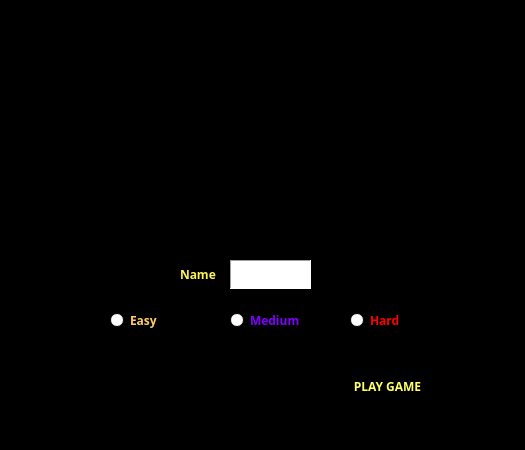
<?xml version="1.0" encoding="UTF-8"?>
<ui version="4.0">
 <class>Options</class>
 <widget class="QWidget" name="Options">
  <property name="windowModality">
   <enum>Qt::NonModal</enum>
  </property>
  <property name="enabled">
   <bool>true</bool>
  </property>
  <property name="geometry">
   <rect>
    <x>0</x>
    <y>0</y>
    <width>525</width>
    <height>450</height>
   </rect>
  </property>
  <property name="minimumSize">
   <size>
    <width>525</width>
    <height>450</height>
   </size>
  </property>
  <property name="maximumSize">
   <size>
    <width>525</width>
    <height>450</height>
   </size>
  </property>
  <property name="palette">
   <palette>
    <active>
     <colorrole role="Base">
      <brush brushstyle="SolidPattern">
       <color alpha="255">
        <red>255</red>
        <green>255</green>
        <blue>255</blue>
       </color>
      </brush>
     </colorrole>
     <colorrole role="Window">
      <brush brushstyle="SolidPattern">
       <color alpha="255">
        <red>0</red>
        <green>0</green>
        <blue>0</blue>
       </color>
      </brush>
     </colorrole>
    </active>
    <inactive>
     <colorrole role="Base">
      <brush brushstyle="SolidPattern">
       <color alpha="255">
        <red>255</red>
        <green>255</green>
        <blue>255</blue>
       </color>
      </brush>
     </colorrole>
     <colorrole role="Window">
      <brush brushstyle="SolidPattern">
       <color alpha="255">
        <red>0</red>
        <green>0</green>
        <blue>0</blue>
       </color>
      </brush>
     </colorrole>
    </inactive>
    <disabled>
     <colorrole role="Base">
      <brush brushstyle="SolidPattern">
       <color alpha="255">
        <red>0</red>
        <green>0</green>
        <blue>0</blue>
       </color>
      </brush>
     </colorrole>
     <colorrole role="Window">
      <brush brushstyle="SolidPattern">
       <color alpha="255">
        <red>0</red>
        <green>0</green>
        <blue>0</blue>
       </color>
      </brush>
     </colorrole>
    </disabled>
   </palette>
  </property>
  <property name="windowTitle">
   <string>Pacman</string>
  </property>
  <widget class="QPlainTextEdit" name="nameText">
   <property name="geometry">
    <rect>
     <x>230</x>
     <y>260</y>
     <width>81</width>
     <height>29</height>
    </rect>
   </property>
   <property name="frameShape">
    <enum>QFrame::Panel</enum>
   </property>
   <property name="lineWrapMode">
    <enum>QPlainTextEdit::NoWrap</enum>
   </property>
   <property name="tabStopWidth">
    <number>9</number>
   </property>
   <property name="maximumBlockCount">
    <number>9</number>
   </property>
  </widget>
  <widget class="QRadioButton" name="easyButton">
   <property name="geometry">
    <rect>
     <x>110</x>
     <y>310</y>
     <width>102</width>
     <height>20</height>
    </rect>
   </property>
   <property name="palette">
    <palette>
     <active>
      <colorrole role="WindowText">
       <brush brushstyle="SolidPattern">
        <color alpha="255">
         <red>255</red>
         <green>204</green>
         <blue>102</blue>
        </color>
       </brush>
      </colorrole>
     </active>
     <inactive>
      <colorrole role="WindowText">
       <brush brushstyle="SolidPattern">
        <color alpha="255">
         <red>255</red>
         <green>204</green>
         <blue>102</blue>
        </color>
       </brush>
      </colorrole>
     </inactive>
     <disabled>
      <colorrole role="WindowText">
       <brush brushstyle="SolidPattern">
        <color alpha="255">
         <red>127</red>
         <green>127</green>
         <blue>127</blue>
        </color>
       </brush>
      </colorrole>
     </disabled>
    </palette>
   </property>
   <property name="font">
    <font>
     <family>Arial Black</family>
     <weight>75</weight>
     <bold>true</bold>
    </font>
   </property>
   <property name="text">
    <string>Easy </string>
   </property>
  </widget>
  <widget class="QRadioButton" name="mediumButton">
   <property name="geometry">
    <rect>
     <x>230</x>
     <y>310</y>
     <width>102</width>
     <height>20</height>
    </rect>
   </property>
   <property name="palette">
    <palette>
     <active>
      <colorrole role="WindowText">
       <brush brushstyle="SolidPattern">
        <color alpha="255">
         <red>128</red>
         <green>0</green>
         <blue>255</blue>
        </color>
       </brush>
      </colorrole>
     </active>
     <inactive>
      <colorrole role="WindowText">
       <brush brushstyle="SolidPattern">
        <color alpha="255">
         <red>128</red>
         <green>0</green>
         <blue>255</blue>
        </color>
       </brush>
      </colorrole>
     </inactive>
     <disabled>
      <colorrole role="WindowText">
       <brush brushstyle="SolidPattern">
        <color alpha="255">
         <red>127</red>
         <green>127</green>
         <blue>127</blue>
        </color>
       </brush>
      </colorrole>
     </disabled>
    </palette>
   </property>
   <property name="font">
    <font>
     <family>Arial Black</family>
     <weight>75</weight>
     <bold>true</bold>
    </font>
   </property>
   <property name="text">
    <string>Medium </string>
   </property>
  </widget>
  <widget class="QRadioButton" name="hardButton">
   <property name="geometry">
    <rect>
     <x>350</x>
     <y>310</y>
     <width>102</width>
     <height>20</height>
    </rect>
   </property>
   <property name="palette">
    <palette>
     <active>
      <colorrole role="WindowText">
       <brush brushstyle="SolidPattern">
        <color alpha="255">
         <red>255</red>
         <green>0</green>
         <blue>0</blue>
        </color>
       </brush>
      </colorrole>
     </active>
     <inactive>
      <colorrole role="WindowText">
       <brush brushstyle="SolidPattern">
        <color alpha="255">
         <red>255</red>
         <green>0</green>
         <blue>0</blue>
        </color>
       </brush>
      </colorrole>
     </inactive>
     <disabled>
      <colorrole role="WindowText">
       <brush brushstyle="SolidPattern">
        <color alpha="255">
         <red>127</red>
         <green>127</green>
         <blue>127</blue>
        </color>
       </brush>
      </colorrole>
     </disabled>
    </palette>
   </property>
   <property name="font">
    <font>
     <family>Arial Black</family>
     <weight>75</weight>
     <bold>true</bold>
    </font>
   </property>
   <property name="text">
    <string>Hard</string>
   </property>
  </widget>
  <widget class="QPushButton" name="startButton">
   <property name="geometry">
    <rect>
     <x>330</x>
     <y>370</y>
     <width>115</width>
     <height>32</height>
    </rect>
   </property>
   <property name="palette">
    <palette>
     <active>
      <colorrole role="WindowText">
       <brush brushstyle="SolidPattern">
        <color alpha="255">
         <red>0</red>
         <green>0</green>
         <blue>0</blue>
        </color>
       </brush>
      </colorrole>
      <colorrole role="Button">
       <brush brushstyle="SolidPattern">
        <color alpha="255">
         <red>0</red>
         <green>0</green>
         <blue>0</blue>
        </color>
       </brush>
      </colorrole>
      <colorrole role="ButtonText">
       <brush brushstyle="SolidPattern">
        <color alpha="255">
         <red>255</red>
         <green>255</green>
         <blue>102</blue>
        </color>
       </brush>
      </colorrole>
     </active>
     <inactive>
      <colorrole role="WindowText">
       <brush brushstyle="SolidPattern">
        <color alpha="255">
         <red>0</red>
         <green>0</green>
         <blue>0</blue>
        </color>
       </brush>
      </colorrole>
      <colorrole role="Button">
       <brush brushstyle="SolidPattern">
        <color alpha="255">
         <red>0</red>
         <green>0</green>
         <blue>0</blue>
        </color>
       </brush>
      </colorrole>
      <colorrole role="ButtonText">
       <brush brushstyle="SolidPattern">
        <color alpha="255">
         <red>255</red>
         <green>255</green>
         <blue>102</blue>
        </color>
       </brush>
      </colorrole>
     </inactive>
     <disabled>
      <colorrole role="WindowText">
       <brush brushstyle="SolidPattern">
        <color alpha="255">
         <red>127</red>
         <green>127</green>
         <blue>127</blue>
        </color>
       </brush>
      </colorrole>
      <colorrole role="Button">
       <brush brushstyle="SolidPattern">
        <color alpha="255">
         <red>0</red>
         <green>0</green>
         <blue>0</blue>
        </color>
       </brush>
      </colorrole>
      <colorrole role="ButtonText">
       <brush brushstyle="SolidPattern">
        <color alpha="255">
         <red>148</red>
         <green>148</green>
         <blue>148</blue>
        </color>
       </brush>
      </colorrole>
     </disabled>
    </palette>
   </property>
   <property name="font">
    <font>
     <family>Arial Black</family>
     <weight>75</weight>
     <bold>true</bold>
    </font>
   </property>
   <property name="text">
    <string>PLAY GAME</string>
   </property>
   <property name="icon">
    <iconset resource="Images.qrc">
     <normaloff>:/images/dot.png</normaloff>:/images/dot.png</iconset>
   </property>
   <property name="autoDefault">
    <bool>false</bool>
   </property>
   <property name="default">
    <bool>false</bool>
   </property>
   <property name="flat">
    <bool>true</bool>
   </property>
  </widget>
  <widget class="QLabel" name="label">
   <property name="geometry">
    <rect>
     <x>180</x>
     <y>260</y>
     <width>71</width>
     <height>29</height>
    </rect>
   </property>
   <property name="palette">
    <palette>
     <active>
      <colorrole role="WindowText">
       <brush brushstyle="SolidPattern">
        <color alpha="255">
         <red>255</red>
         <green>244</green>
         <blue>82</blue>
        </color>
       </brush>
      </colorrole>
     </active>
     <inactive>
      <colorrole role="WindowText">
       <brush brushstyle="SolidPattern">
        <color alpha="255">
         <red>255</red>
         <green>244</green>
         <blue>82</blue>
        </color>
       </brush>
      </colorrole>
     </inactive>
     <disabled>
      <colorrole role="WindowText">
       <brush brushstyle="SolidPattern">
        <color alpha="255">
         <red>127</red>
         <green>127</green>
         <blue>127</blue>
        </color>
       </brush>
      </colorrole>
     </disabled>
    </palette>
   </property>
   <property name="font">
    <font>
     <family>Arial Black</family>
     <weight>75</weight>
     <bold>true</bold>
    </font>
   </property>
   <property name="frameShape">
    <enum>QFrame::NoFrame</enum>
   </property>
   <property name="frameShadow">
    <enum>QFrame::Plain</enum>
   </property>
   <property name="text">
    <string>Name</string>
   </property>
   <property name="textFormat">
    <enum>Qt::AutoText</enum>
   </property>
   <property name="scaledContents">
    <bool>false</bool>
   </property>
   <property name="margin">
    <number>2</number>
   </property>
  </widget>
  <widget class="QLabel" name="label_2">
   <property name="geometry">
    <rect>
     <x>270</x>
     <y>350</y>
     <width>41</width>
     <height>61</height>
    </rect>
   </property>
   <property name="text">
    <string/>
   </property>
   <property name="pixmap">
    <pixmap resource="Images.qrc">:/images/pacright2.png</pixmap>
   </property>
  </widget>
  <widget class="QLabel" name="label_3">
   <property name="geometry">
    <rect>
     <x>0</x>
     <y>10</y>
     <width>531</width>
     <height>161</height>
    </rect>
   </property>
   <property name="text">
    <string/>
   </property>
   <property name="pixmap">
    <pixmap resource="Images.qrc">:/images/paclogo.png</pixmap>
   </property>
  </widget>
  <widget class="QLabel" name="label_4">
   <property name="geometry">
    <rect>
     <x>40</x>
     <y>160</y>
     <width>59</width>
     <height>61</height>
    </rect>
   </property>
   <property name="text">
    <string/>
   </property>
   <property name="pixmap">
    <pixmap resource="Images.qrc">:/images/ghostdownblue2.png</pixmap>
   </property>
  </widget>
  <widget class="QLabel" name="label_5">
   <property name="geometry">
    <rect>
     <x>100</x>
     <y>350</y>
     <width>51</width>
     <height>61</height>
    </rect>
   </property>
   <property name="text">
    <string/>
   </property>
   <property name="pixmap">
    <pixmap resource="Images.qrc">:/images/ghostscaredblue1.png</pixmap>
   </property>
  </widget>
  <widget class="QLabel" name="label_6">
   <property name="geometry">
    <rect>
     <x>460</x>
     <y>350</y>
     <width>59</width>
     <height>61</height>
    </rect>
   </property>
   <property name="text">
    <string/>
   </property>
   <property name="pixmap">
    <pixmap resource="Images.qrc">:/images/ghostleft2.png</pixmap>
   </property>
  </widget>
  <widget class="QLabel" name="label_7">
   <property name="geometry">
    <rect>
     <x>380</x>
     <y>160</y>
     <width>59</width>
     <height>61</height>
    </rect>
   </property>
   <property name="text">
    <string/>
   </property>
   <property name="pixmap">
    <pixmap resource="Images.qrc">:/images/ghostdownorange2.png</pixmap>
   </property>
  </widget>
 </widget>
 <resources>
  <include location="Images.qrc"/>
 </resources>
 <connections/>
</ui>
